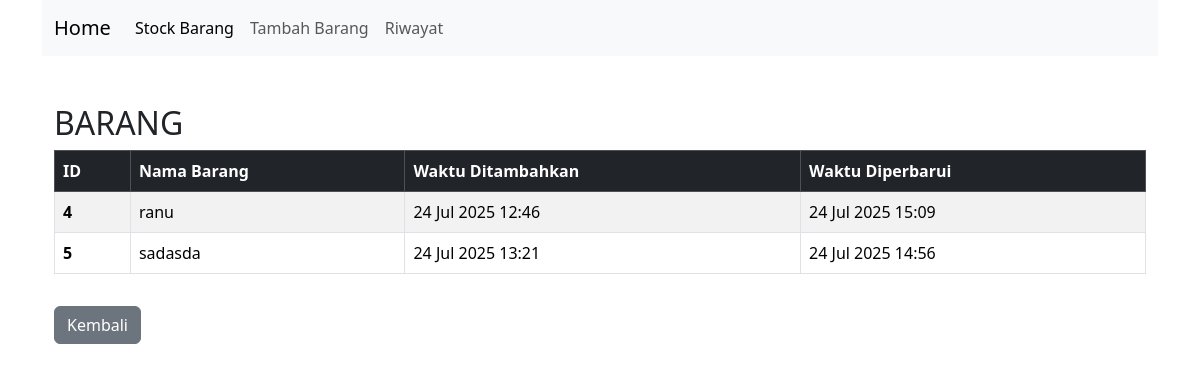
/stock/detail/, run on the app's committed database.
### stock/models.py (models this page shows, shortened)
class Barang(models.Model):
     nama_barang    = models.CharField(max_length=255)
     quantity       = models.IntegerField()
     stok_minimal = models.IntegerField(default=5)
     create_at      = models.DateTimeField(auto_now_add=True)
     update_at      = models.DateTimeField(auto_now=True)

### stock/views.py (the view)
def detail (request):
     all_data = Barang.objects.all()
     context ={
          'title'        : 'BARANG',
          'semua_data'   : all_data
     }
     return render (request,"stock/detail.html",context)

### stock/templates/stock/detail.html (shortened to what this page needs)
{% extends "base.html" %}
{% block contens %}
<div class="container mt-5">
  <h2>{{ title }}</h2>
  <table class="table table-striped table-bordered">
    <thead class="table-dark">
      <tr>
        <th scope="col">ID</th>
        <th scope="col">Nama Barang</th>
        <th scope="col">Waktu Ditambahkan</th>
        <th scope="col">Waktu Diperbarui</th>
      </tr>
    </thead>
    <tbody>
      {% for data in semua_data %}
      <tr>
        <th scope="row">{{ data.id }}</th>
        <td>{{ data.nama_barang }}</td>
        <td>{{ data.create_at|date:"d M Y H:i" }}</td>
        <td>{{ data.update_at|date:"d M Y H:i" }}</td>
      </tr>
      {% endfor %}
    </tbody>
  </table>
  <a class="btn btn-secondary mt-3" href="{% url 'stock:index' %}">Kembali</a>
</div>
{% endblock contens %}

### data on the page
Barang: id "4", nama_barang "ranu", create_at "24 Jul 2025 12:46", update_at "24 Jul 2025 15:09"
Barang: id "5", nama_barang "sadasda", create_at "24 Jul 2025 13:21", update_at "24 Jul 2025 14:56"

### other printed values
{{ title }} "BARANG"
